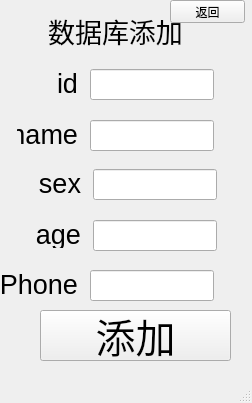
<?xml version="1.0" encoding="UTF-8"?>
<ui version="4.0">
 <class>MainWindow</class>
 <widget class="QMainWindow" name="MainWindow">
  <property name="geometry">
   <rect>
    <x>0</x>
    <y>0</y>
    <width>252</width>
    <height>403</height>
   </rect>
  </property>
  <property name="windowTitle">
   <string>MainWindow</string>
  </property>
  <widget class="QWidget" name="centralwidget">
   <widget class="QLabel" name="label">
    <property name="geometry">
     <rect>
      <x>40</x>
      <y>0</y>
      <width>151</width>
      <height>61</height>
     </rect>
    </property>
    <property name="font">
     <font>
      <pointsize>20</pointsize>
     </font>
    </property>
    <property name="layoutDirection">
     <enum>Qt::LeftToRight</enum>
    </property>
    <property name="text">
     <string>数据库添加</string>
    </property>
    <property name="alignment">
     <set>Qt::AlignCenter</set>
    </property>
   </widget>
   <widget class="QPushButton" name="pushButton">
    <property name="geometry">
     <rect>
      <x>170</x>
      <y>0</y>
      <width>75</width>
      <height>23</height>
     </rect>
    </property>
    <property name="text">
     <string>返回</string>
    </property>
   </widget>
   <widget class="QLabel" name="label_2">
    <property name="geometry">
     <rect>
      <x>27</x>
      <y>70</y>
      <width>51</width>
      <height>27</height>
     </rect>
    </property>
    <property name="font">
     <font>
      <pointsize>20</pointsize>
     </font>
    </property>
    <property name="text">
     <string>id</string>
    </property>
    <property name="alignment">
     <set>Qt::AlignRight|Qt::AlignTrailing|Qt::AlignVCenter</set>
    </property>
   </widget>
   <widget class="QLineEdit" name="p_id">
    <property name="geometry">
     <rect>
      <x>90</x>
      <y>69</y>
      <width>124</width>
      <height>31</height>
     </rect>
    </property>
    <property name="alignment">
     <set>Qt::AlignCenter</set>
    </property>
   </widget>
   <widget class="QLineEdit" name="p_name">
    <property name="geometry">
     <rect>
      <x>90</x>
      <y>120</y>
      <width>124</width>
      <height>31</height>
     </rect>
    </property>
    <property name="alignment">
     <set>Qt::AlignCenter</set>
    </property>
   </widget>
   <widget class="QLabel" name="label_3">
    <property name="geometry">
     <rect>
      <x>17</x>
      <y>121</y>
      <width>61</width>
      <height>27</height>
     </rect>
    </property>
    <property name="font">
     <font>
      <pointsize>20</pointsize>
     </font>
    </property>
    <property name="text">
     <string>name</string>
    </property>
    <property name="alignment">
     <set>Qt::AlignRight|Qt::AlignTrailing|Qt::AlignVCenter</set>
    </property>
   </widget>
   <widget class="QLabel" name="label_4">
    <property name="geometry">
     <rect>
      <x>30</x>
      <y>221</y>
      <width>51</width>
      <height>27</height>
     </rect>
    </property>
    <property name="font">
     <font>
      <pointsize>20</pointsize>
     </font>
    </property>
    <property name="text">
     <string>age</string>
    </property>
    <property name="alignment">
     <set>Qt::AlignRight|Qt::AlignTrailing|Qt::AlignVCenter</set>
    </property>
   </widget>
   <widget class="QLineEdit" name="p_sex">
    <property name="geometry">
     <rect>
      <x>93</x>
      <y>169</y>
      <width>124</width>
      <height>31</height>
     </rect>
    </property>
    <property name="alignment">
     <set>Qt::AlignCenter</set>
    </property>
   </widget>
   <widget class="QLineEdit" name="p_age">
    <property name="geometry">
     <rect>
      <x>93</x>
      <y>220</y>
      <width>124</width>
      <height>31</height>
     </rect>
    </property>
    <property name="alignment">
     <set>Qt::AlignCenter</set>
    </property>
   </widget>
   <widget class="QLabel" name="label_5">
    <property name="geometry">
     <rect>
      <x>20</x>
      <y>170</y>
      <width>61</width>
      <height>27</height>
     </rect>
    </property>
    <property name="font">
     <font>
      <pointsize>20</pointsize>
     </font>
    </property>
    <property name="text">
     <string>sex</string>
    </property>
    <property name="alignment">
     <set>Qt::AlignRight|Qt::AlignTrailing|Qt::AlignVCenter</set>
    </property>
   </widget>
   <widget class="QLineEdit" name="p_phone">
    <property name="geometry">
     <rect>
      <x>90</x>
      <y>270</y>
      <width>124</width>
      <height>31</height>
     </rect>
    </property>
    <property name="alignment">
     <set>Qt::AlignCenter</set>
    </property>
   </widget>
   <widget class="QLabel" name="label_6">
    <property name="geometry">
     <rect>
      <x>-3</x>
      <y>271</y>
      <width>81</width>
      <height>27</height>
     </rect>
    </property>
    <property name="font">
     <font>
      <pointsize>20</pointsize>
     </font>
    </property>
    <property name="text">
     <string>Phone</string>
    </property>
    <property name="alignment">
     <set>Qt::AlignRight|Qt::AlignTrailing|Qt::AlignVCenter</set>
    </property>
   </widget>
   <widget class="QPushButton" name="pushButton_2">
    <property name="geometry">
     <rect>
      <x>40</x>
      <y>310</y>
      <width>191</width>
      <height>51</height>
     </rect>
    </property>
    <property name="font">
     <font>
      <pointsize>30</pointsize>
     </font>
    </property>
    <property name="text">
     <string>添加</string>
    </property>
   </widget>
  </widget>
  <widget class="QMenuBar" name="menubar">
   <property name="geometry">
    <rect>
     <x>0</x>
     <y>0</y>
     <width>252</width>
     <height>23</height>
    </rect>
   </property>
  </widget>
  <widget class="QStatusBar" name="statusbar"/>
 </widget>
 <resources/>
 <connections>
  <connection>
   <sender>pushButton_2</sender>
   <signal>clicked()</signal>
   <receiver>MainWindow</receiver>
   <slot>updata_sql()</slot>
   <hints>
    <hint type="sourcelabel">
     <x>137</x>
     <y>447</y>
    </hint>
    <hint type="destinationlabel">
     <x>72</x>
     <y>438</y>
    </hint>
   </hints>
  </connection>
  <connection>
   <sender>pushButton</sender>
   <signal>clicked()</signal>
   <receiver>MainWindow</receiver>
   <slot>back_main()</slot>
   <hints>
    <hint type="sourcelabel">
     <x>325</x>
     <y>78</y>
    </hint>
    <hint type="destinationlabel">
     <x>327</x>
     <y>99</y>
    </hint>
   </hints>
  </connection>
 </connections>
 <slots>
  <slot>updata_sql()</slot>
  <slot>back_main()</slot>
 </slots>
</ui>
